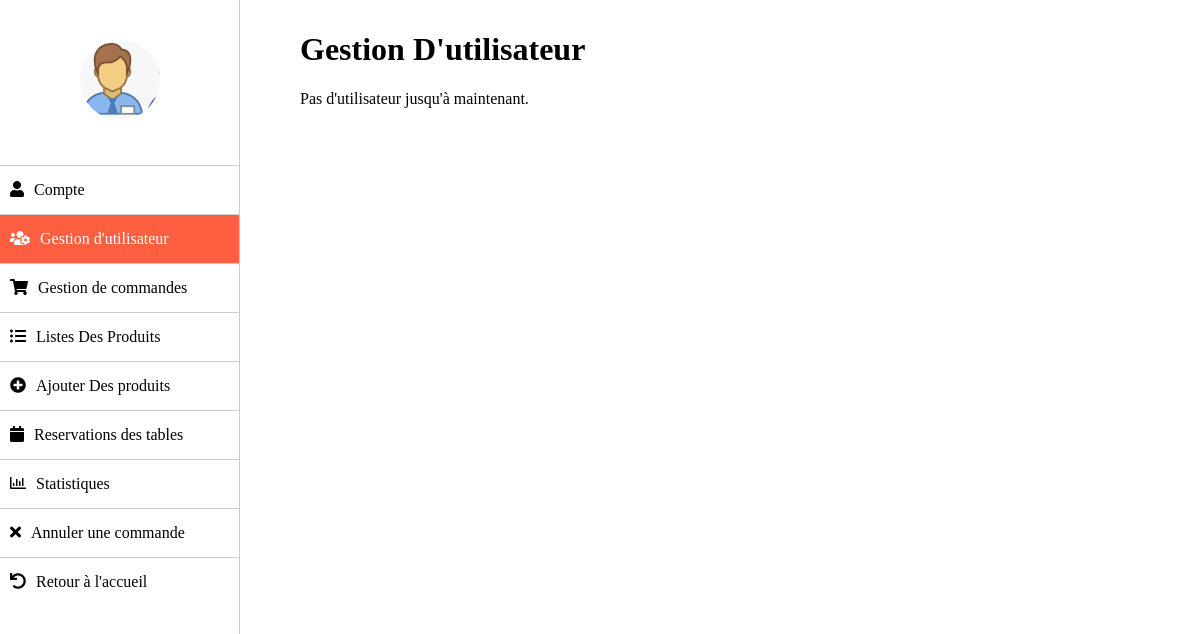
Page /admin.php?tab=utilisateur on the earlier database version.
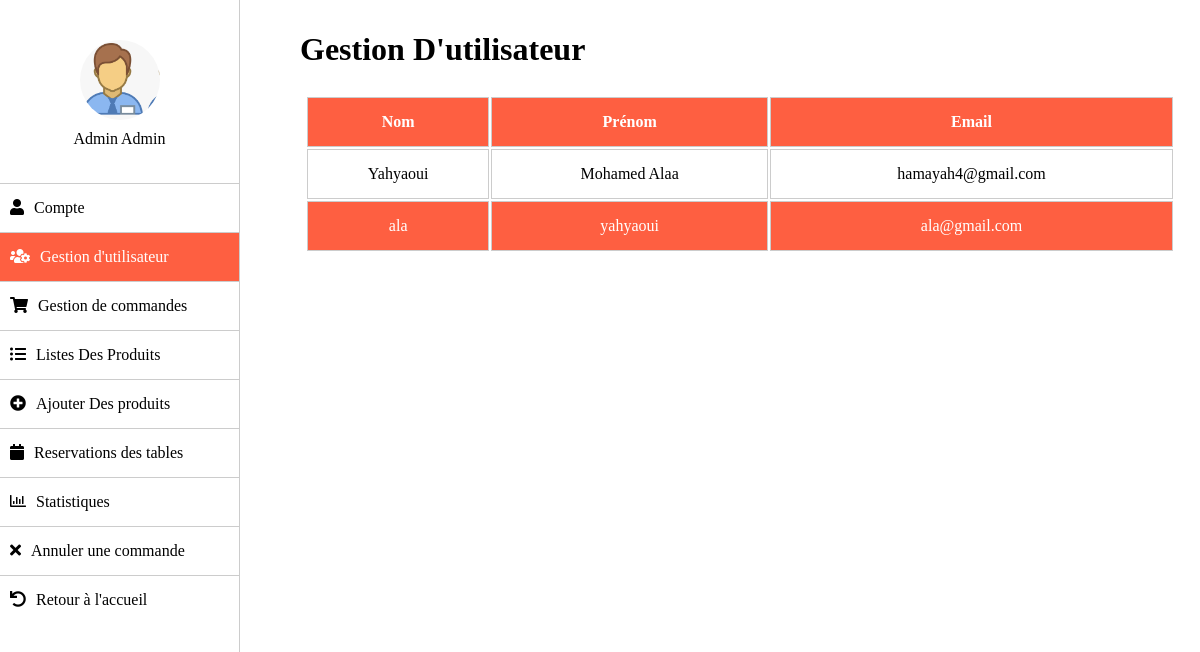
Same page on the later database version.
### tables this page shows
CREATE TABLE `users` (
  `id` int(11) NOT NULL,
  `nom` varchar(20) NOT NULL,
  `prenom` varchar(20) NOT NULL,
  `email` varchar(50) NOT NULL,
  `mdp` varchar(50) NOT NULL,
  `tel` varchar(8) NOT NULL,
  `profile_image` varchar(100) NOT NULL,
  `priority` int(11) NOT NULL
);

### admin.php (the view, shortened to what this page needs)
<?php
include "connect.php";
$req = mysqli_query($conn, "SELECT nom, prenom FROM users WHERE priority = 1");
$res = mysqli_fetch_row($req);
?>
<!DOCTYPE html>
<html lang="en">
<head>
	<link rel="stylesheet" href="css/style.css">
</head>
<body>
	<div class="account-wrap">
		<div class="account-sidebar">
			<div class="account-info">
				<div class="account-profile-img" style="background-image: url(img/users/admin.png)"></div>
				<span><?php echo ucfirst($res[0]." ".$res[1]) ?></span>
			</div>
			<ul>
				<li
					<?php if(!isset($_GET["tab"]) || $_GET["tab"] === "compte") echo "class='active'" ?>>
					<i class="fas fa-user"></i><a href="?tab=compte">Compte</a>
				</li>
				<li
					<?php if(isset($_GET["tab"]) && $_GET["tab"] === "utilisateur") echo "class='active'" ?>>
					<i class="fas fa-users-cog"></i><a href="?tab=utilisateur">Gestion d'utilisateur</a>
				</li>
				<li
					<?php if(isset($_GET["tab"]) && $_GET["tab"] === "commande") echo "class='active'" ?>>
					<i class="fas fa-shopping-cart"></i><a href="?tab=commande">Gestion de commandes</a>
				</li>
				<li
					<?php if(isset($_GET["tab"]) && $_GET["tab"] === "produit") echo "class='active'" ?>>
					<i class="fas fa-list-ul"></i><a href="?tab=produit">Listes Des Produits</a>
				</li>
				<li
					<?php if(isset($_GET["tab"]) && $_GET["tab"] === "ajout") echo "class='active'" ?>>
					<i class="fas fa-plus-circle"></i><a href="?tab=ajout">Ajouter Des produits</a>
				</li>
				<li
					<?php if(isset($_GET["tab"]) && $_GET["tab"] === "reservetable") echo "class='active'" ?>>
					<i class="fas fa-calendar"></i><a href="?tab=reservetable">Reservations des tables</a>
				</li>
				<li
					<?php if(isset($_GET["tab"]) && $_GET["tab"] === "statistiques") echo "class='active'" ?>>
					<i class="far fa-chart-bar"></i><a href="?tab=statistiques">Statistiques</a>
				</li>
				<li
					<?php if(isset($_GET["tab"]) && $_GET["tab"] === "annulercommande") echo "class='active'" ?>>
					<i class="fas fa-times"></i><a href="?tab=annulercommande">Annuler une commande</a>
				</li>
				<li>
					<i class="fas fa-undo"></i><a href="index.php">Retour à l'accueil</a>
				</li>
			</ul>
		</div>
		<div class="account-content">
			<?php
				if(!isset($_GET["tab"]) || $_GET["tab"] === "compte")
				{
					?>
					<form class="account-form" method="POST" action="<?php echo $_SERVER["PHP_SELF"] ?>" enctype="multipart/form-data">
					<?php
						if($_SERVER["REQUEST_METHOD"] === "POST")
						{
							$email = $_POST["email"];
							$oldpwd = $_POST["oldpassword"];
							$newpwd = $_POST["newpassword"];
							if($newpwd == "")
							{
								$newpwd = $oldpwd;
							}
							$req = mysqli_query($conn,"UPDATE users SET email = '$email', mdp = '$newpwd' WHERE priority = 1");
						}
					?>
					<h1>Compte</h1>
					<?php
						$req = mysqli_query($conn, "SELECT email, mdp FROM users WHERE priority = 1");
						$row = mysqli_fetch_row($req);
					?>
						<div class="row">
							<div class="form-group">
								<label for="email">Email</label>
								<input type="email" id="email" value="<?php echo $row[0] ?>"  placeholder="Email" name="email" autocomplete="off">
							</div>
						</div>
						<div class="row">
							<div class="form-group">
								<label for="mdp">Ancien Mot de passe</label>
								<input type="password" id="mdp" value="<?php echo $row[1] ?>" placeholder="Mot de passe" name="oldpassword" autocomplete="off">
							</div>
							<div class="form-group">
								<label for="mdp,">Nouveau mot de passe</label>
								<input type="password" id="mdpn" value=""  placeholder="Mot de passe" name="newpassword" autocomplete="off">
							</div>
						</div>
						<input type="submit" value="Enregistrer">
					</form>
					<?php
				}
				else if ($_GET["tab"] === "utilisateur")
				{
					 ?>
					 <h1>Gestion D'utilisateur</h1>
				<?php
					$req = mysqli_query($conn, "SELECT * FROM users WHERE priority = 0");
					if(mysqli_num_rows($req) !== 0)
					{
						echo "<table>
						<tr>
							<th>Nom</th>
							<th>Prénom</th>
							<th>Email</th>
						</tr>";
					}
					else{
						echo "<p>Pas d'utilisateur jusqu'à maintenant.";
					}
					while($tab = mysqli_fetch_array($req))
					{
						echo
						"
							<tr>
								<td>$tab[1]</td>
								<td>$tab[2]</td>
								<td>$tab[3]</td>
							</tr>
						";
					}
					?>
					</table>
					<?php
				}
				?>
		</div>
	</div>
</body>
</html>

Differences in the rows shown:
added users: nom+prenom "Admin Admin"
added users: nom "Yahyaoui", prenom "Mohamed Alaa", email "hamayah4@gmail.com"
added users: nom "ala", prenom "yahyaoui", email "ala@gmail.com"
Other differences:
text no longer shown: "Pas d'utilisateur jusqu'à maintenant."
text now shown: "Nom Prénom Email"
